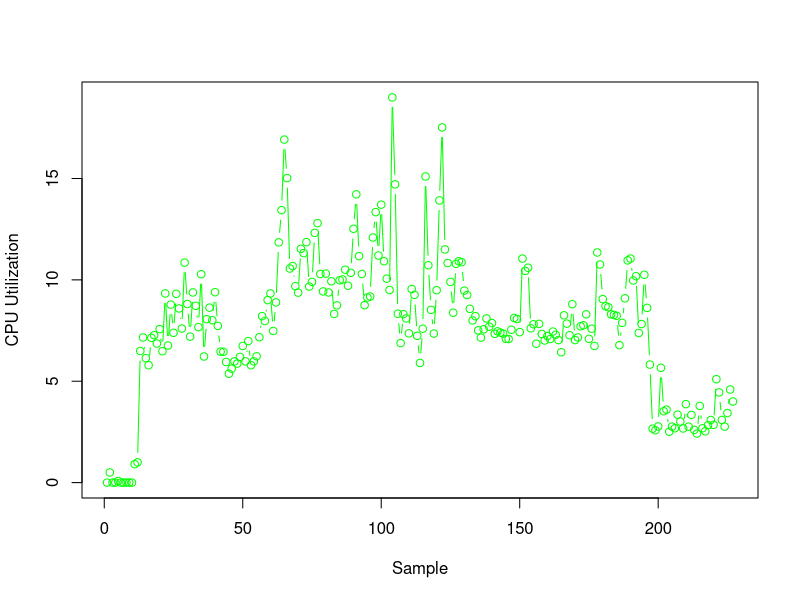

Reproduce this figure in R.
#set Working Directory
setwd('C:\\Users\\User\\Desktop\\EAA\\myCA2\\EAA_CA2') 

#read from trhe data file
sysdata <- read.table('mpstat.dat', header=TRUE)

#print the data to the screen
#sysdata[,'V11']

#plot the trend data here
plot(sysdata[,'X.usr'],xlab='Sample', ylab='CPU Utilization',type='b', col='green')

#reverse the data to obtain 
#plot(100-sysdata[,'X.usr'],xlab='Time(sec)', ylab='System User', type='o', col='green')

#compute the utilization
#summary(100-sysdata[,'X.idle'])
